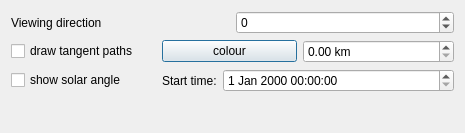
<?xml version="1.0" encoding="UTF-8"?>
<ui version="4.0">
 <class>RemoteSensingDockWidget</class>
 <widget class="QDialog" name="RemoteSensingDockWidget">
  <property name="geometry">
   <rect>
    <x>0</x>
    <y>0</y>
    <width>465</width>
    <height>133</height>
   </rect>
  </property>
  <property name="sizePolicy">
   <sizepolicy hsizetype="Preferred" vsizetype="Preferred">
    <horstretch>0</horstretch>
    <verstretch>0</verstretch>
   </sizepolicy>
  </property>
  <property name="windowTitle">
   <string>Remote Sensing</string>
  </property>
  <layout class="QVBoxLayout" name="verticalLayout">
   <item>
    <layout class="QHBoxLayout" name="horizontalLayout">
     <item>
      <widget class="QLabel" name="lbObsAngle">
       <property name="text">
        <string>Viewing direction</string>
       </property>
      </widget>
     </item>
     <item>
      <widget class="QDoubleSpinBox" name="dsbObsAngle">
       <property name="decimals">
        <number>0</number>
       </property>
       <property name="minimum">
        <double>-180.000000000000000</double>
       </property>
       <property name="maximum">
        <double>180.000000000000000</double>
       </property>
       <property name="singleStep">
        <double>15.000000000000000</double>
       </property>
      </widget>
     </item>
    </layout>
   </item>
   <item>
    <layout class="QHBoxLayout" name="horizontalLayout_5">
     <item>
      <widget class="QCheckBox" name="cbDrawTangents">
       <property name="minimumSize">
        <size>
         <width>145</width>
         <height>0</height>
        </size>
       </property>
       <property name="text">
        <string>draw tangent paths</string>
       </property>
      </widget>
     </item>
     <item>
      <widget class="QPushButton" name="btTangentsColour">
       <property name="minimumSize">
        <size>
         <width>135</width>
         <height>0</height>
        </size>
       </property>
       <property name="layoutDirection">
        <enum>Qt::LeftToRight</enum>
       </property>
       <property name="text">
        <string>colour</string>
       </property>
      </widget>
     </item>
     <item>
      <widget class="QDoubleSpinBox" name="dsbTangentHeight">
       <property name="sizePolicy">
        <sizepolicy hsizetype="Expanding" vsizetype="Fixed">
         <horstretch>0</horstretch>
         <verstretch>0</verstretch>
        </sizepolicy>
       </property>
       <property name="minimumSize">
        <size>
         <width>0</width>
         <height>0</height>
        </size>
       </property>
       <property name="prefix">
        <string/>
       </property>
       <property name="suffix">
        <string> km</string>
       </property>
      </widget>
     </item>
    </layout>
   </item>
   <item>
    <layout class="QHBoxLayout" name="horizontalLayout_6">
     <item>
      <widget class="QCheckBox" name="cbShowSolarAngle">
       <property name="minimumSize">
        <size>
         <width>145</width>
         <height>0</height>
        </size>
       </property>
       <property name="text">
        <string>show solar angle</string>
       </property>
      </widget>
     </item>
     <item>
      <widget class="QLabel" name="lbStartTime">
       <property name="minimumSize">
        <size>
         <width>0</width>
         <height>0</height>
        </size>
       </property>
       <property name="text">
        <string>Start time:</string>
       </property>
      </widget>
     </item>
     <item>
      <widget class="QDateTimeEdit" name="dteStartTime">
       <property name="sizePolicy">
        <sizepolicy hsizetype="Expanding" vsizetype="Fixed">
         <horstretch>0</horstretch>
         <verstretch>0</verstretch>
        </sizepolicy>
       </property>
      </widget>
     </item>
    </layout>
   </item>
   <item>
    <spacer name="verticalSpacer">
     <property name="orientation">
      <enum>Qt::Vertical</enum>
     </property>
     <property name="sizeHint" stdset="0">
      <size>
       <width>20</width>
       <height>40</height>
      </size>
     </property>
    </spacer>
   </item>
  </layout>
 </widget>
 <resources/>
 <connections/>
</ui>
